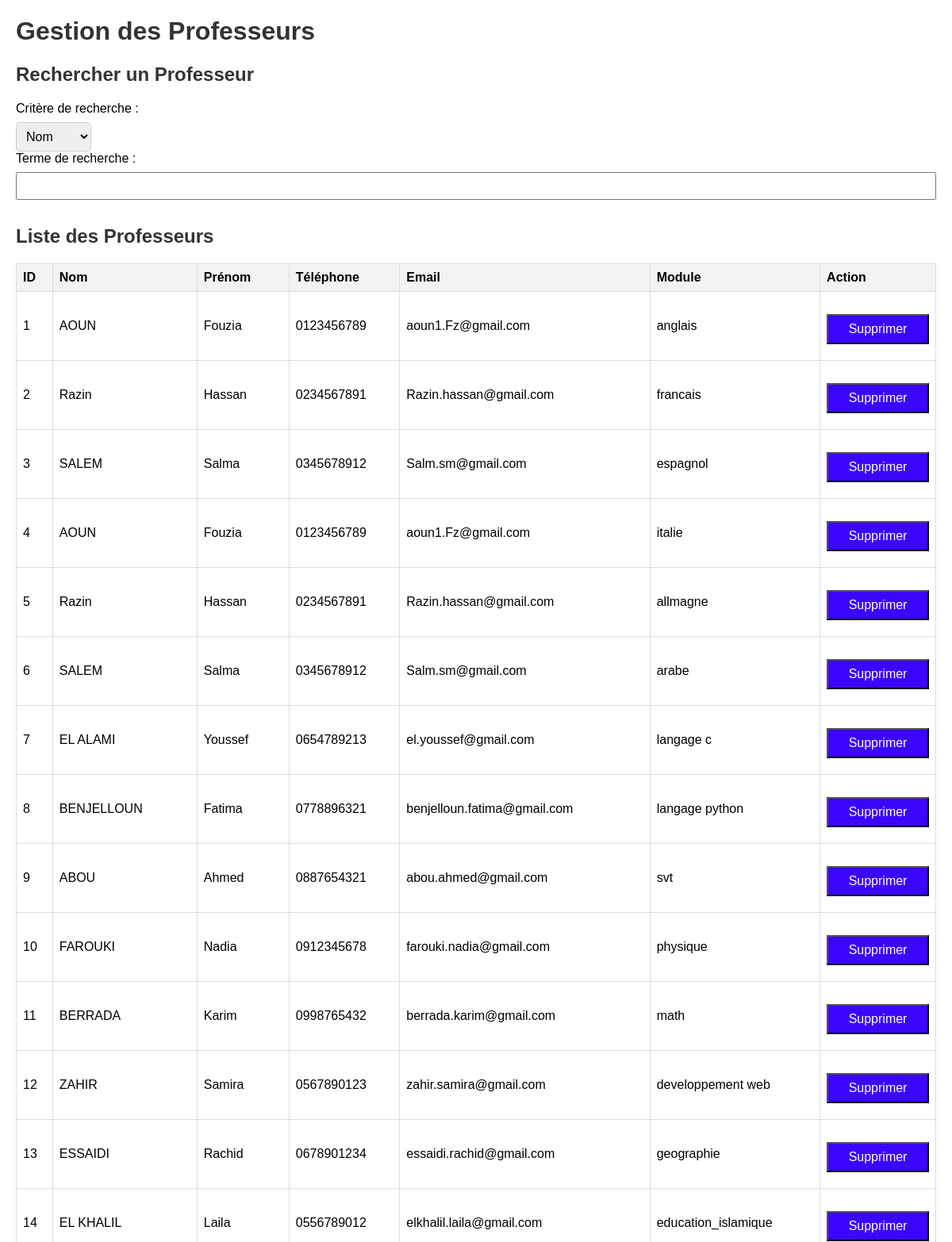
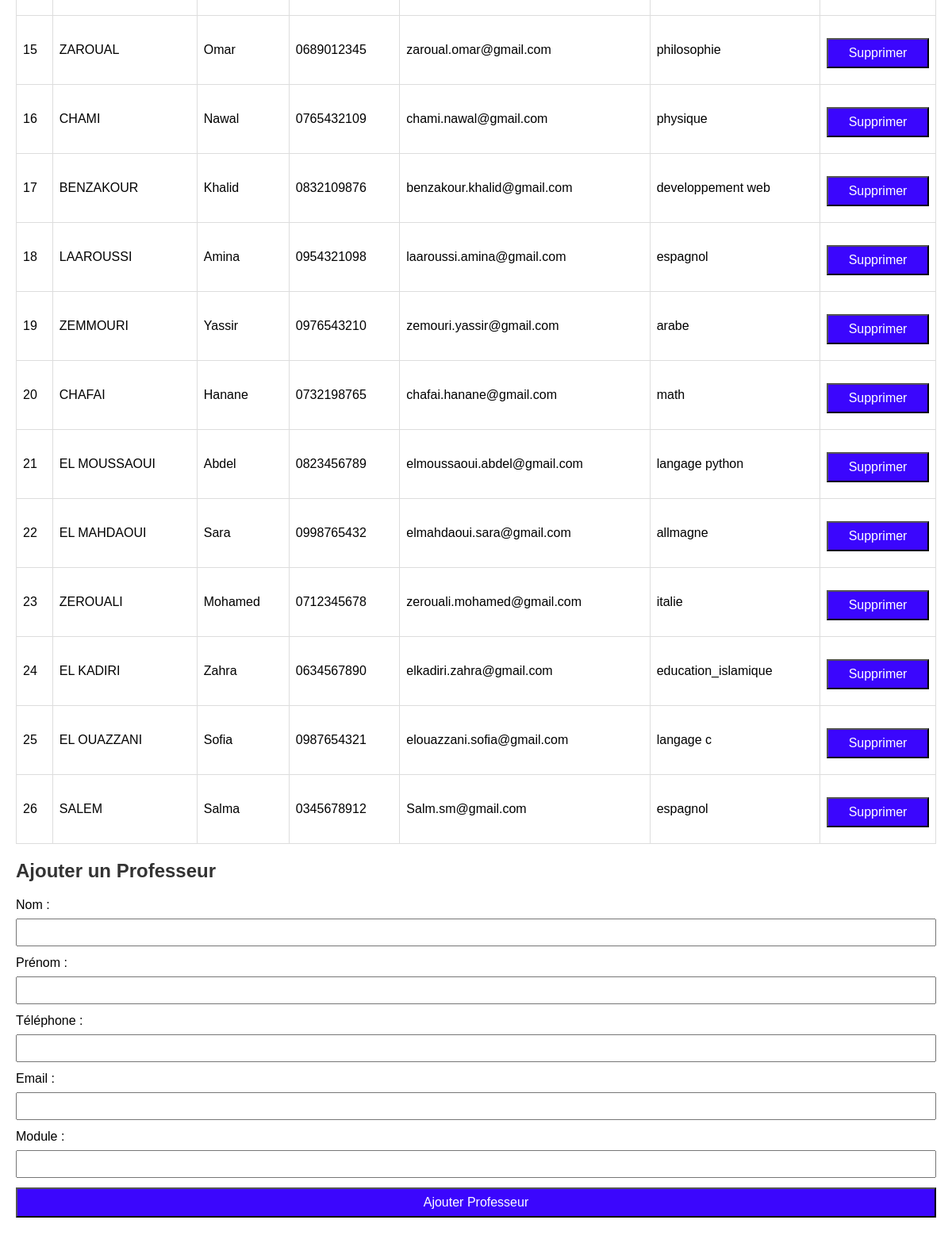
The app's page /afficher_professeurs with its own data (2 pictures, top to bottom).
### tables this page shows
CREATE TABLE professeur (
             IDprof INTEGER PRIMARY KEY AUTOINCREMENT,
             Nom_Prof TEXT,
             Prenom_prof TEXT,
             Telephone_prof TEXT,
             Email_prof TEXT,
             type_prof TEXT
            );

### app.py (the view)
@app.route('/afficher_professeurs')
def afficher_professeurs():
    connection = sqlite3.connect('data.db')
    cursor = connection.cursor()
    cursor.execute('SELECT * FROM professeur')
    professeurs = cursor.fetchall()
    connection.close()
    return render_template('professeur.html', professeurs=professeurs)

### templates/professeur.html (shortened to what this page needs)
<!DOCTYPE html>
<html lang="en">
<head>
    <link rel="stylesheet" href="{{ url_for('static', filename='professeur.css') }}">
</head>
<body>
    <h1>Gestion des Professeurs</h1>
    <h2>Rechercher un Professeur</h2>
<form method="GET" action="{{ url_for('rechercher_professeur') }}">
    <label for="critere">Critère de recherche :</label>
    <select id="critere" name="critere">
        <option value="nom">Nom</option>
    </select>
    <label for="search_term">Terme de recherche :</label>
    <input type="text" id="search_term" name="search_term" oninput="rechercherProfesseur()">
</form>
    <h2>Liste des Professeurs</h2>
    <table border="1">
        <tr>
            <th>ID</th>
            <th>Nom</th>
            <th>Prénom</th>
            <th>Téléphone</th>
            <th>Email</th>
            <th>Module</th>
            <th>Action</th>
        </tr>
        {% for professeur in professeurs %}
            <tr>
                <td>{{ professeur[0] }}</td>
                <td>{{ professeur[1] }}</td>
                <td>{{ professeur[2] }}</td>
                <td>{{ professeur[3] }}</td>
                <td>{{ professeur[4] }}</td>
                <td>{{ professeur[5] }}</td>
                <td>
                    <form method="POST" action="{{ url_for('supprimer_professeur', professeur_id=professeur[0]) }}">
                        <input type="submit" value="Supprimer">
                    </form>
                </td>
            </tr>
        {% endfor %}
    </table>
    <h2>Ajouter un Professeur</h2>
    <form method="POST" action="{{ url_for('ajouter_professeur') }}">
        <label for="nom">Nom :</label>
        <input type="text" id="nom" name="nom" required>
        <label for="prenom">Prénom :</label>
        <input type="text" id="prenom" name="prenom" required>
        <label for="telephone">Téléphone :</label>
        <input type="text" id="telephone" name="telephone" required>
        <label for="email_prof">Email :</label>
        <input type="email_prof" id="email_prof" name="email_prof" required>
        <label for="type_prof">Module :</label>
        <input type="text" id="type_prof" name="type_prof" required>
        <input type="submit" value="Ajouter Professeur">
    </form>
</body>
</html>

### static/professeur.css (style rules this page uses)
body { font-family: Arial, sans-serif; margin: 20px; }
h1, h2 { color: #333; }
table { width: 100%; border-collapse: collapse; margin-top: 20px; }
th, td { border: 1px solid #ddd; padding: 8px; text-align: left; }
th { background-color: #f2f2f2; }
form { margin-top: 20px; }
label { display: block; margin-bottom: 8px; }
input { width: 100%; padding: 8px; margin-bottom: 12px; box-sizing: border-box; }
input[type="submit"] { background-color: #3b06fd; color: white; cursor: pointer; }
input[type="submit"] { padding: 8px; font-size: 16px; cursor: pointer; }
#critere { padding: 8px; font-size: 16px; border-radius: 5px; border: 1px solid #ccc; margin-right: 10px; }
#critere option { font-size: 16px; }

### records on screen
professeur: IDprof "1", Nom_Prof "AOUN", Prenom_prof "Fouzia", Telephone_prof "0123456789", Email_prof "aoun1.Fz@gmail.com", type_prof "anglais"
professeur: IDprof "2", Nom_Prof "Razin", Prenom_prof "Hassan", Telephone_prof "0234567891", Email_prof "Razin.hassan@gmail.com", type_prof "francais"
professeur: IDprof "3", Nom_Prof "SALEM", Prenom_prof "Salma", Telephone_prof "0345678912", Email_prof "Salm.sm@gmail.com", type_prof "espagnol"
professeur: IDprof "4", Nom_Prof "AOUN", Prenom_prof "Fouzia", Telephone_prof "0123456789", Email_prof "aoun1.Fz@gmail.com", type_prof "italie"
professeur: IDprof "5", Nom_Prof "Razin", Prenom_prof "Hassan", Telephone_prof "0234567891", Email_prof "Razin.hassan@gmail.com", type_prof "allmagne"
professeur: IDprof "6", Nom_Prof "SALEM", Prenom_prof "Salma", Telephone_prof "0345678912", Email_prof "Salm.sm@gmail.com", type_prof "arabe"
professeur: IDprof "7", Nom_Prof "EL ALAMI", Prenom_prof "Youssef", Telephone_prof "0654789213", Email_prof "el.youssef@gmail.com", type_prof "langage c"
professeur: IDprof "8", Nom_Prof "BENJELLOUN", Prenom_prof "Fatima", Telephone_prof "0778896321", Email_prof "benjelloun.fatima@gmail.com", type_prof "langage python"
professeur: IDprof "9", Nom_Prof "ABOU", Prenom_prof "Ahmed", Telephone_prof "0887654321", Email_prof "abou.ahmed@gmail.com", type_prof "svt"
professeur: IDprof "10", Nom_Prof "FAROUKI", Prenom_prof "Nadia", Telephone_prof "0912345678", Email_prof "farouki.nadia@gmail.com", type_prof "physique"
professeur: IDprof "11", Nom_Prof "BERRADA", Prenom_prof "Karim", Telephone_prof "0998765432", Email_prof "berrada.karim@gmail.com", type_prof "math"
professeur: IDprof "12", Nom_Prof "ZAHIR", Prenom_prof "Samira", Telephone_prof "0567890123", Email_prof "zahir.samira@gmail.com", type_prof "developpement web"
professeur: IDprof "13", Nom_Prof "ESSAIDI", Prenom_prof "Rachid", Telephone_prof "0678901234", Email_prof "essaidi.rachid@gmail.com", type_prof "geographie"
professeur: IDprof "14", Nom_Prof "EL KHALIL", Prenom_prof "Laila", Telephone_prof "0556789012", Email_prof "elkhalil.laila@gmail.com", type_prof "education_islamique"
professeur: IDprof "15", Nom_Prof "ZAROUAL", Prenom_prof "Omar", Telephone_prof "0689012345", Email_prof "zaroual.omar@gmail.com", type_prof "philosophie"
professeur: IDprof "16", Nom_Prof "CHAMI", Prenom_prof "Nawal", Telephone_prof "0765432109", Email_prof "chami.nawal@gmail.com", type_prof "physique"
professeur: IDprof "17", Nom_Prof "BENZAKOUR", Prenom_prof "Khalid", Telephone_prof "0832109876", Email_prof "benzakour.khalid@gmail.com", type_prof "developpement web"
professeur: IDprof "18", Nom_Prof "LAAROUSSI", Prenom_prof "Amina", Telephone_prof "0954321098", Email_prof "laaroussi.amina@gmail.com", type_prof "espagnol"
professeur: IDprof "19", Nom_Prof "ZEMMOURI", Prenom_prof "Yassir", Telephone_prof "0976543210", Email_prof "zemouri.yassir@gmail.com", type_prof "arabe"
professeur: IDprof "20", Nom_Prof "CHAFAI", Prenom_prof "Hanane", Telephone_prof "0732198765", Email_prof "chafai.hanane@gmail.com", type_prof "math"
professeur: IDprof "21", Nom_Prof "EL MOUSSAOUI", Prenom_prof "Abdel", Telephone_prof "0823456789", Email_prof "elmoussaoui.abdel@gmail.com", type_prof "langage python"
professeur: IDprof "22", Nom_Prof "EL MAHDAOUI", Prenom_prof "Sara", Telephone_prof "0998765432", Email_prof "elmahdaoui.sara@gmail.com", type_prof "allmagne"
professeur: IDprof "23", Nom_Prof "ZEROUALI", Prenom_prof "Mohamed", Telephone_prof "0712345678", Email_prof "zerouali.mohamed@gmail.com", type_prof "italie"
professeur: IDprof "24", Nom_Prof "EL KADIRI", Prenom_prof "Zahra", Telephone_prof "0634567890", Email_prof "elkadiri.zahra@gmail.com", type_prof "education_islamique"
professeur: IDprof "25", Nom_Prof "EL OUAZZANI", Prenom_prof "Sofia", Telephone_prof "0987654321", Email_prof "elouazzani.sofia@gmail.com", type_prof "langage c"
professeur: IDprof "26", Nom_Prof "SALEM", Prenom_prof "Salma", Telephone_prof "0345678912", Email_prof "Salm.sm@gmail.com", type_prof "espagnol"
